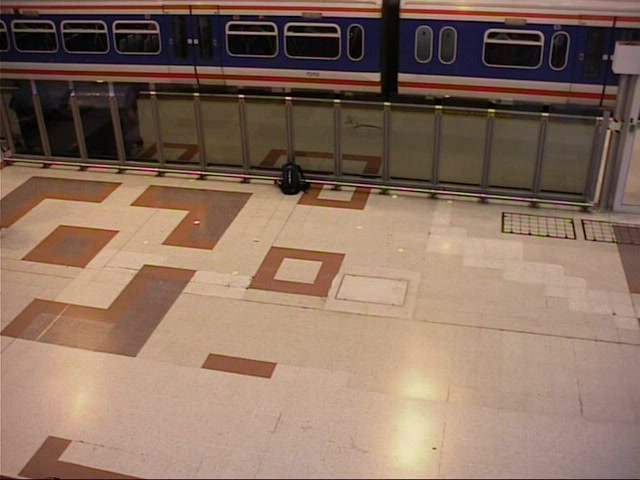
%> input picture lab7/EmptyScene01.jpg, 640 x 480 px; the run also reads 1 picture not shown here
$ octave change_detection.m   (GNU Octave 9; MATLAB toolbox functions it lacks are replaced by stand-ins)
%> lines starting %> are read from the running program, lines starting %| are printed output that depends on the picture; in (x1, y1, x2, y2) boxes, pixels count from 0 and x2, y2 are one past the last pixel; in counts of white or black regions, pixels touching at a corner belong together; the program's own positions count from 1
%% Task 1: work on the videosurveillance sequence using a simple background obtained as an
% average between two empty frames

% load two empty images
B1 = double(rgb2gray(imread('EmptyScene01.jpg')));
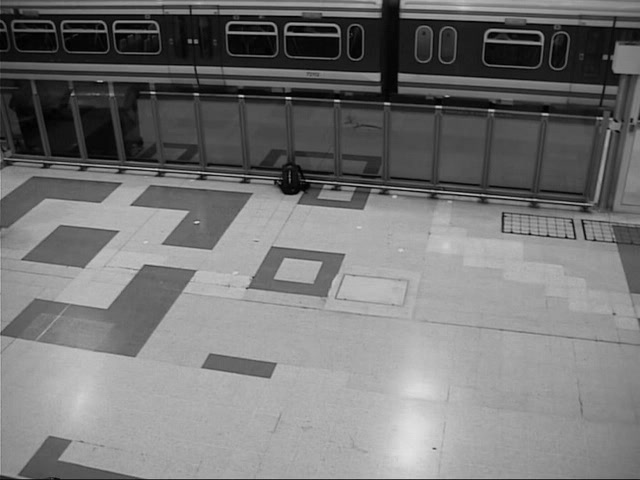
%> B1: size 480x640 double; min 0, max 226, mean 117.6
B2 = double(rgb2gray(imread('EmptyScene02.jpg')));
%> B2: size 480x640 double; min 0, max 226, mean 117.7

% compute a simple background model
B = 0.5*(B1 + B2);

% load each image in the sequence, perform the change detection
% show the frame, the background and the binary map
% Observe how the results change as you vary the threshold

tau = 60;

FIRST_IDX = 250; %index of first image
LAST_IDX = 320; % index of last image

for t = FIRST_IDX : LAST_IDX

    filename = sprintf('optical_flow/Data/videosurveillance/frame%4.4d.jpg', t);
    It = imread(filename);
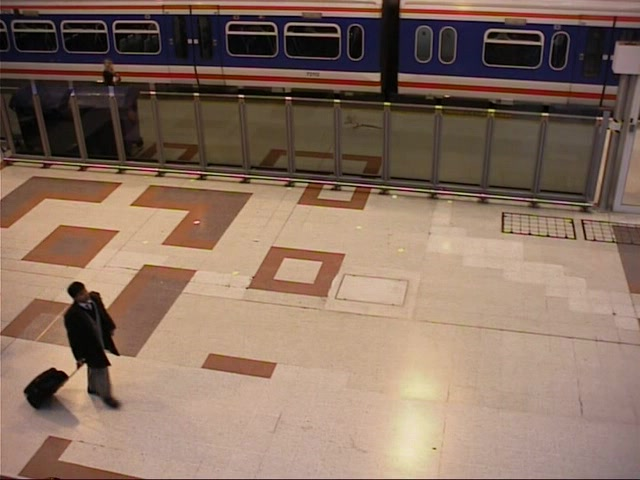
%> input picture lab7/optical_flow/Data/videosurveillance/frame0250.jpg, 640 x 480 px
%> It is the input picture: size 480x640x3 uint8; mean R, G, B 136.9, 112.3, 96.7
    Ig = rgb2gray(It);
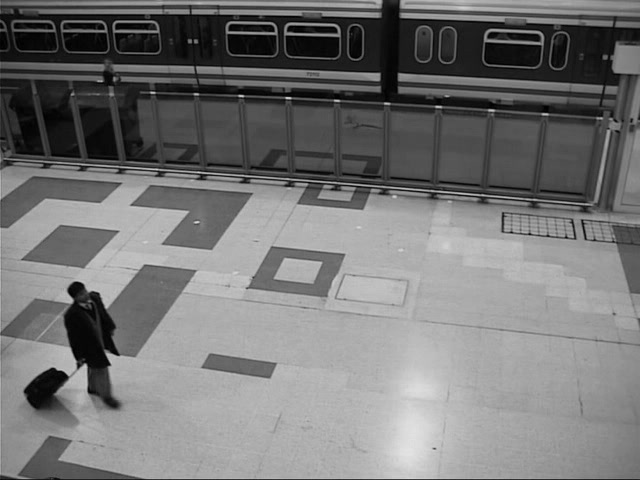
%> Ig: size 480x640 uint8; min 0, max 227, mean 117.9

    Mt = (abs(double(Ig) - B) > tau);
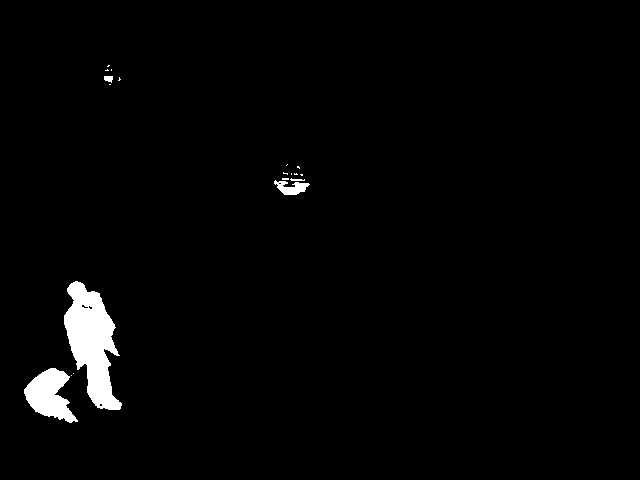
%> Mt: size 480x640 logical; 2% white; 19 white regions (14 under 20 px), largest, box (x1, y1, x2, y2) and area: (64, 281, 122, 410) 4145, (24, 368, 78, 423) 1674, (274, 180, 310, 195) 302, (104, 76, 113, 83) 48, (290, 178, 305, 181) 28

    subplot(1, 3, 1), imshow(It);
    subplot(1, 3, 2), imshow(uint8(B));
    subplot(1, 3, 3), imshow(uint8(Mt*255));
    pause(0.5)

end
%> pass 2 of the loop `for t = FIRST_IDX : LAST_IDX`:
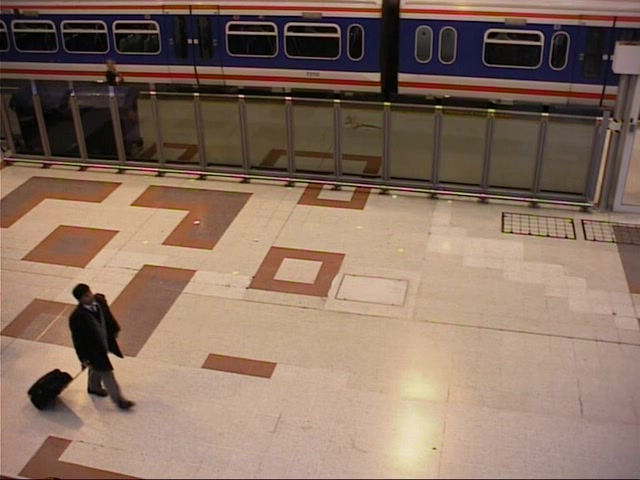
%> input picture lab7/optical_flow/Data/videosurveillance/frame0251.jpg, 640 x 480 px
%> It is the input picture: size 480x640x3 uint8; mean R, G, B 136.9, 112.3, 96.8
%> `Ig = rgb2gray(It);`:
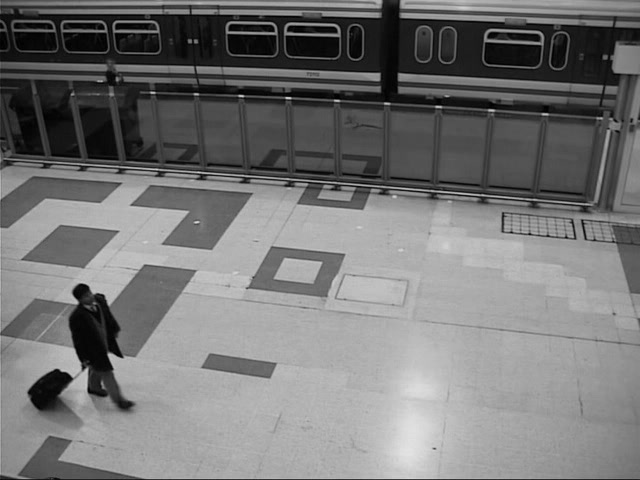
%> Ig: size 480x640 uint8; min 0, max 227, mean 117.9; mean of the top-left, top-right, bottom-left and bottom-right quarters 77.5, 81.4, 145.1, 167.5
%> `Mt = (abs(double(Ig) - B) > tau);`:
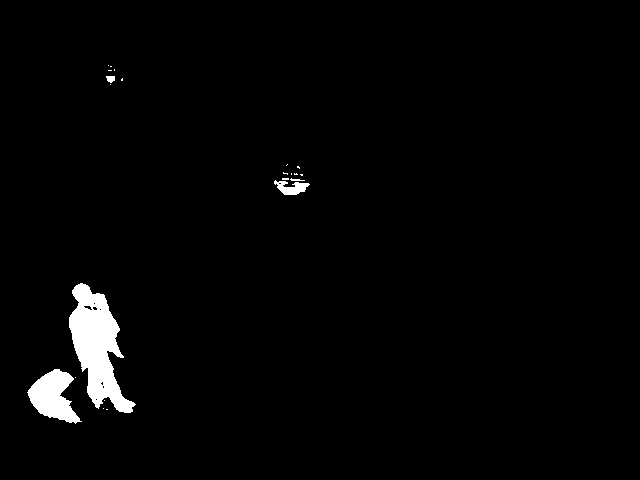
%> Mt: size 480x640 logical; 2.1% white; 22 white regions (17 under 20 px), largest, box (x1, y1, x2, y2) and area: (69, 283, 136, 413) 4281, (27, 369, 82, 424) 1677, (274, 180, 310, 195) 302, (106, 76, 115, 83) 49, (290, 178, 305, 181) 25
%> pass 3 of the loop `for t = FIRST_IDX : LAST_IDX`:
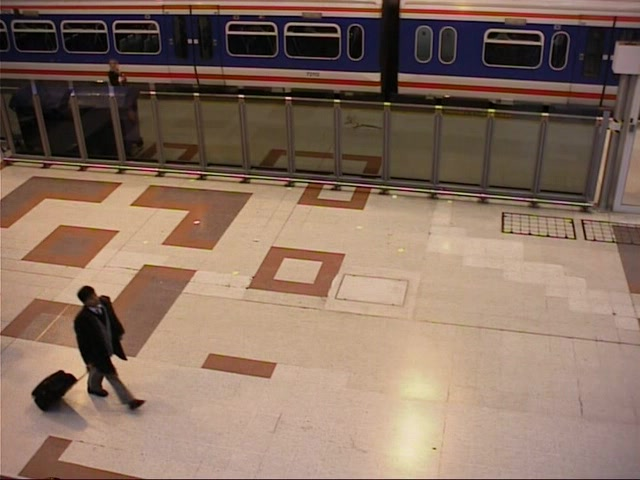
%> input picture lab7/optical_flow/Data/videosurveillance/frame0252.jpg, 640 x 480 px
%> It is the input picture: size 480x640x3 uint8; mean R, G, B 136.8, 112.2, 96.7
%> `Ig = rgb2gray(It);`:
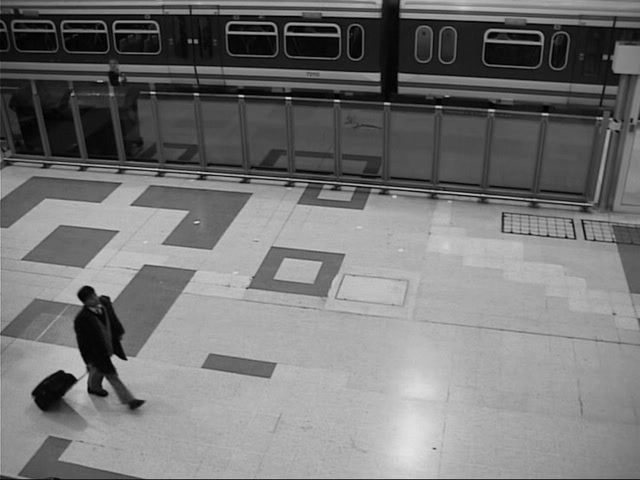
%> Ig: size 480x640 uint8; min 0, max 227, mean 117.8
%> `Mt = (abs(double(Ig) - B) > tau);`:
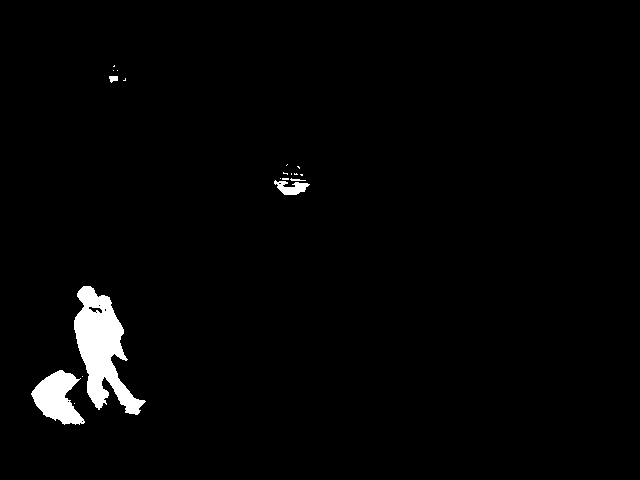
%> Mt: size 480x640 logical; 2.1% white; 19 white regions (14 under 20 px), largest, box (x1, y1, x2, y2) and area: (74, 286, 146, 415) 4264, (31, 370, 85, 425) 1716, (274, 180, 310, 195) 301, (109, 76, 118, 83) 47, (290, 178, 306, 181) 26
%> (the run ends here)
